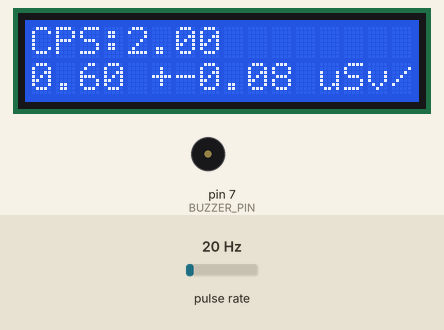
A sketch run on a simulated Arduino Uno, built with avr-gcc and run on an emulated ATmega328P. Parts: 16×2 character LCD, buzzer (waves = sounding). Wiring (inferred from the names in the program): pulse sensor: data pin 2. The inputs (shaded band) are chosen by the test bench; at power-on: pulse rate 20 Hz.

Above: at 3.2 s.
3.3 s: pulse rate (sensor on pin 2) set to 4 Hz
At 4.4 s:
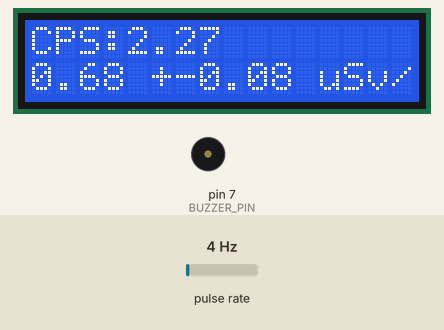
6.3 s: pulse rate (sensor on pin 2) set to 50 Hz
At 7.59 s:
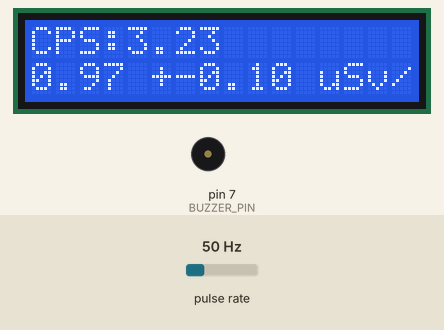
8.5 s: pulse rate (sensor on pin 2) set to 196 Hz
At 9.6 s:
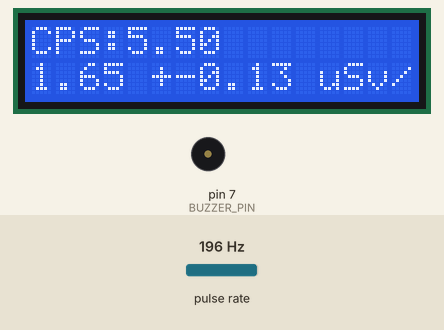
Timing chart, 0 to 11.5 s (numbered marks = the images above; inputs shaded):
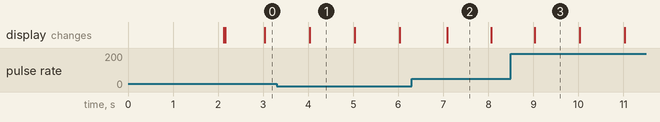

Measured:
- what the display in image 1 shows lasts 1.0 s, from 4.0 s to 5.0 s

The sketch:

geiger_0.1.0.ino
```cpp
// (licence header left out)
#include <Wire.h>
#include <LiquidCrystal_I2C.h>

/*
  ============================
  Hardware configuration
  Аппаратная конфигурация
  ============================
*/

#define GEIGER_PIN 2        // Interrupt pin (D2 on Arduino Uno)
#define BUZZER_PIN 7        // Buzzer (optional)

LiquidCrystal_I2C lcd(0x27, 16, 2);

/*
  ============================
  Measurement parameters
  Параметры измерения
  ============================
*/

// Conversion factor CPS -> uSv/h
// Calibrated to background using DKG-03D
// Коэффициент CPS -> мкЗв/ч
// Откалиброван по фону прибором ДКГ-03Д
const float CPS_TO_USVH = 0.30;

// Sliding window duration (seconds)
// Длительность скользящего окна (секунды)
#define WINDOW_SECONDS 30

// Dead time for audio output debouncing (microseconds)
// Мёртвое время для подавления дребезга (мкс)
#define DEAD_TIME_US 20000

/*
  ============================
  Global variables
  Глобальные переменные
  ============================
*/

// Total accepted pulses
// Общее число принятых импульсов
volatile unsigned long pulseCount = 0;

// Time of last accepted pulse (micros)
// Время последнего принятого импульса
volatile unsigned long lastPulseTime = 0;

// Beep flag
// Флаг звукового щелчка
volatile bool beepFlag = false;

// Timing
// Тайминг
unsigned long lastSecondMillis = 0;

// Sliding window buffer (pulses per second)
// Буфер скользящего окна (импульсы за секунду)
unsigned int cpsBuffer[WINDOW_SECONDS] = {0};

// Current buffer index
// Текущий индекс буфера
unsigned int bufferIndex = 0;

// Snapshot of pulse counter for per-second calculation
// Снимок счётчика для расчёта за секунду
unsigned long lastPulseSnapshot = 0;

/*
  ============================
  Interrupt Service Routine
  Обработчик прерывания
  ============================
*/

void geigerISR() {
  unsigned long now = micros();

  // Software dead time (anti-bounce)
  // Программное мёртвое время (антидребезг)
  if (now - lastPulseTime > DEAD_TIME_US) {
    pulseCount++;
    lastPulseTime = now;
    beepFlag = true;
  }
}

/*
  ============================
  Setup
  ============================
*/

void setup() {
  pinMode(GEIGER_PIN, INPUT_PULLUP);
  pinMode(BUZZER_PIN, OUTPUT);

  attachInterrupt(digitalPinToInterrupt(GEIGER_PIN), geigerISR, RISING);

  lcd.init();
  lcd.backlight();

  lcd.setCursor(0, 0);
  lcd.print("DP-5B Monitor");
  lcd.setCursor(0, 1);
  lcd.print("Initializing");
  delay(2000);
  lcd.clear();
}

/*
  ============================
  Main loop
  ============================
*/

void loop() {

  unsigned long nowMillis = millis();

  /*
    ============================
    Beep outside ISR
    Пищалка вне прерывания
    ============================
  */

  if (beepFlag) {
    tone(BUZZER_PIN, 3000, 5);
    beepFlag = false;
  }

  /*
    ============================
    Once per second processing
    Обработка раз в секунду
    ============================
  */

  if (nowMillis - lastSecondMillis >= 1000) {
    lastSecondMillis += 1000;

    /*
      ============================
      Safe pulse counter read
      Безопасное чтение счётчика
      ============================
    */

    unsigned long currentCount;
    noInterrupts();
    currentCount = pulseCount;
    interrupts();

    /*
      ============================
      Pulses per last second
      Импульсы за последнюю секунду
      ============================
    */

    unsigned int pulsesThisSecond = currentCount - lastPulseSnapshot;
    lastPulseSnapshot = currentCount;

    /*
      ============================
      Sliding window update
      Обновление скользящего окна
      ============================
    */

    cpsBuffer[bufferIndex] = pulsesThisSecond;
    bufferIndex = (bufferIndex + 1) % WINDOW_SECONDS;

    /*
      ============================
      Sum pulses in window
      Сумма импульсов в окне
      ============================
    */

    unsigned long windowPulses = 0;
    for (unsigned int i = 0; i < WINDOW_SECONDS; i++) {
      windowPulses += cpsBuffer[i];
    }

    /*
      ============================
      CPS and dose calculation
      Расчёт CPS и дозы
      ============================
    */

    float cps = windowPulses / (float)WINDOW_SECONDS;
    float doseRate_uSv = cps * CPS_TO_USVH;

    /*
      ============================
      Poisson statistical error
      Статистическая погрешность (Пуассон)
      ============================
    */

    float error_uSv = 0.0;
    if (windowPulses > 0) {
      error_uSv = doseRate_uSv / sqrt(windowPulses);
    }

    /*
      ============================
      Auto unit selection
      Автоматический выбор единиц
      ============================
    */

    float displayValue = doseRate_uSv;
    float displayError = error_uSv;
    const char* unit = "uSv/h";

    // Switch to nSv/h for low dose rates
    // Переход в нЗв/ч для малых доз
    if (doseRate_uSv < 0.05) {
      displayValue = doseRate_uSv * 1000.0;
      displayError = error_uSv * 1000.0;
      unit = "nSv/h";
    }
    else if (doseRate_uSv >= 1000.0) {
      displayValue = doseRate_uSv / 1000.0;
      displayError = error_uSv / 1000.0;
      unit = "mSv/h";
    }

    /*
      ============================
      LCD output
      Вывод на дисплей
      ============================
    */

    lcd.setCursor(0, 0);
    lcd.print("CPS:");
    lcd.print(cps, 2);
    lcd.print("     ");

    lcd.setCursor(0, 1);
    lcd.print(displayValue, 2);
    lcd.print(" +-");
    lcd.print(displayError, 2);
    lcd.print(" ");
    lcd.print(unit);
    lcd.print(" ");
  }
}
```
